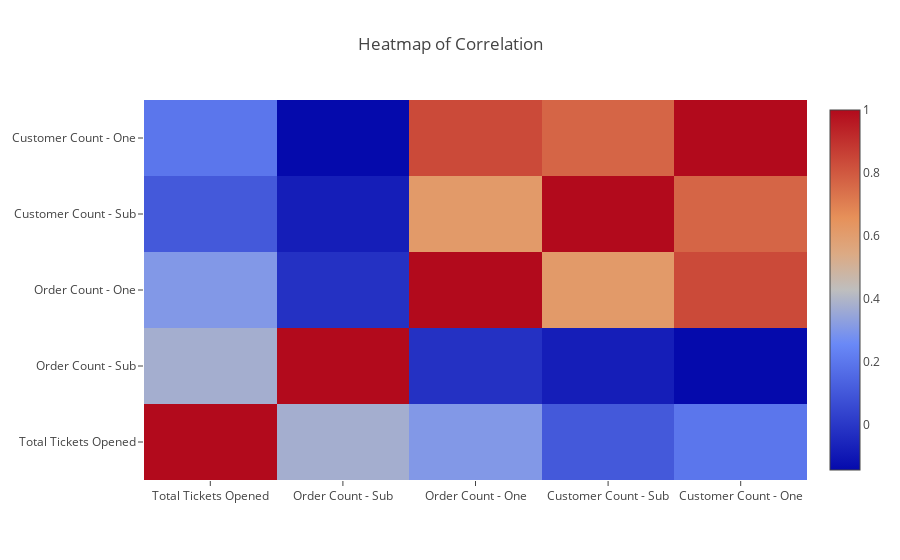

The cell this chart's notebook holds for it:
### Code cell
# Correlation of original dataset
heatmap_corr(df[['Total Tickets Opened', 'Order Count - Sub', 'Order Count - One', 
                 'Customer Count - Sub', 'Customer Count - One']])

### Figure 1 — Plotly figure (JSON) as saved in the notebook; plotly's stock layout.template omitted (floating-point values rounded to 4 significant figures)
{"data": [{"type": "heatmap", "uid": "ad798ad0-36f7-11e9-8845-acde48001122", "x": ["Total Tickets Opened", "Order Count - Sub", "Order Count - One", "Customer Count - Sub", "Customer Count - One"], "y": ["Total Tickets Opened", "Order Count - Sub", "Order Count - One", "Customer Count - Sub", "Customer Count - One"], "z": [[1, 0.3766, 0.3071, 0.1057, 0.1975], [0.3766, 1, -0.01872, -0.07971, -0.1419], [0.3071, -0.01872, 1, 0.6165, 0.8383], [0.1057, -0.07971, 0.6165, 1, 0.769], [0.1975, -0.1419, 0.8383, 0.769, 1]]}], "layout": {"title": "Heatmap of Correlation", "yaxis": {"automargin": true}}}
